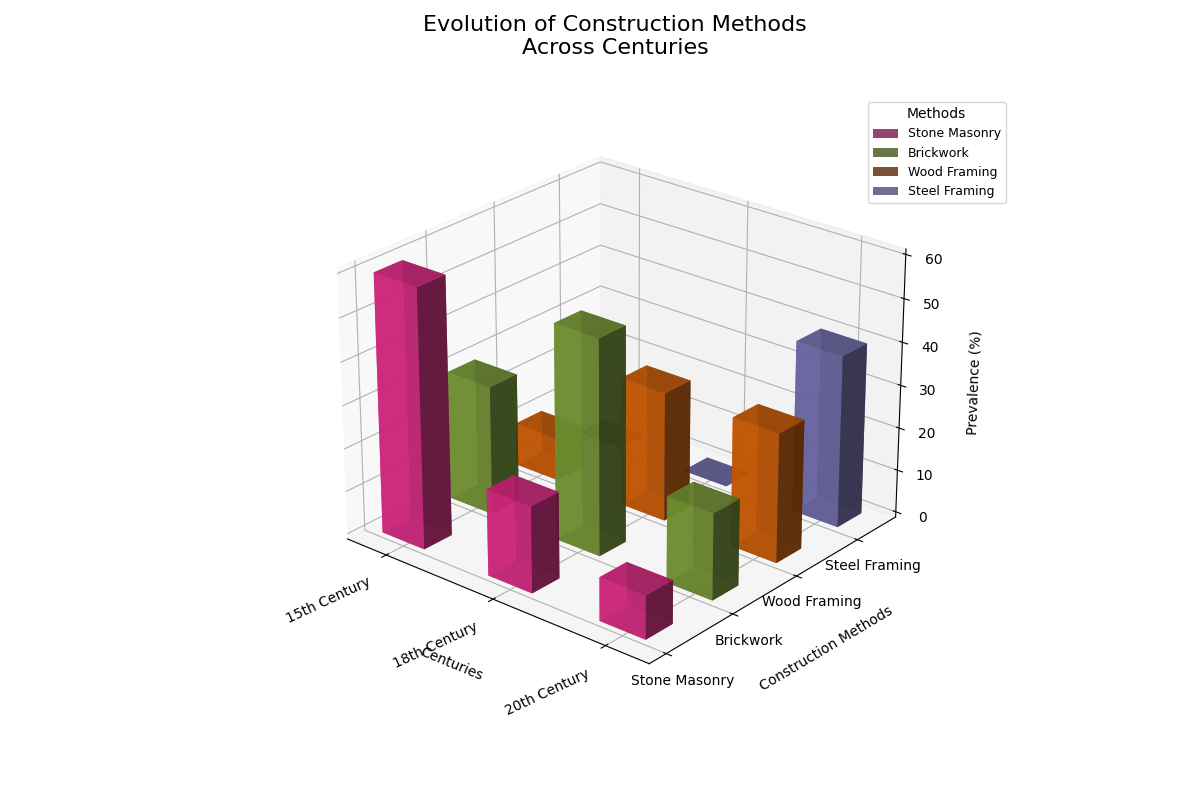

Source code (Python):
import numpy as np
import matplotlib.pyplot as plt
from mpl_toolkits.mplot3d import Axes3D

centuries = ['15th Century', '18th Century', '20th Century']
methods = ['Stone Masonry', 'Brickwork', 'Wood Framing', 'Steel Framing']

data = np.array([
    [60, 30, 10, 0],
    [20, 50, 30, 0],
    [10, 20, 30, 40]
])

num_centuries = len(centuries)
num_methods = len(methods)

x_pos = np.arange(num_centuries)
y_pos = np.arange(num_methods)

fig = plt.figure(figsize=(12, 8))
ax = fig.add_subplot(111, projection='3d')

# Manually shuffled colors assignment
colors = ['#E7298A', '#7B9F35', '#D95F02', '#7570B3']

for i, (color, method) in enumerate(zip(colors, methods)):
    ax.bar3d(x_pos, i * np.ones(num_centuries), np.zeros(num_centuries), 0.4, 0.4, data[:, i],
             color=color, alpha=0.8, label=method)

ax.set_xlabel('Centuries', labelpad=15)
ax.set_ylabel('Construction Methods', labelpad=15)
ax.set_zlabel('Prevalence (%)', labelpad=10)
ax.set_title('Evolution of Construction Methods\nAcross Centuries', fontsize=16, pad=30)

ax.set_xticks(x_pos + 0.2)
ax.set_xticklabels(centuries, fontsize=10, rotation=25, ha='right')
ax.set_yticks(y_pos)
ax.set_yticklabels(methods, fontsize=10)

ax.legend(title='Methods', loc='upper left', bbox_to_anchor=(0.9, 1.0), fontsize=9)

ax.view_init(elev=25, azim=-50)

plt.tight_layout()
plt.show()
